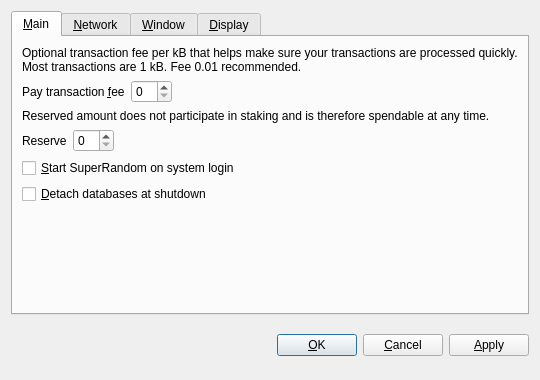
<?xml version="1.0" encoding="UTF-8"?>
<ui version="4.0">
 <class>OptionsDialog</class>
 <widget class="QDialog" name="OptionsDialog">
  <property name="geometry">
   <rect>
    <x>0</x>
    <y>0</y>
    <width>540</width>
    <height>380</height>
   </rect>
  </property>
  <property name="windowTitle">
   <string>Options</string>
  </property>
  <property name="modal">
   <bool>true</bool>
  </property>
  <layout class="QVBoxLayout" name="verticalLayout">
   <item>
    <widget class="QTabWidget" name="tabWidget">
     <property name="tabPosition">
      <enum>QTabWidget::North</enum>
     </property>
     <property name="currentIndex">
      <number>0</number>
     </property>
     <widget class="QWidget" name="tabMain">
      <attribute name="title">
       <string>&amp;Main</string>
      </attribute>
      <layout class="QVBoxLayout" name="verticalLayout_Main">
       <item>
        <widget class="QLabel" name="transactionFeeInfoLabel">
         <property name="text">
          <string>Optional transaction fee per kB that helps make sure your transactions are processed quickly. Most transactions are 1 kB. Fee 0.01 recommended.</string>
         </property>
         <property name="textFormat">
          <enum>Qt::PlainText</enum>
         </property>
         <property name="wordWrap">
          <bool>true</bool>
         </property>
        </widget>
       </item>
       <item>
        <layout class="QHBoxLayout" name="horizontalLayoutFee">
         <item>
          <widget class="QLabel" name="transactionFeeLabel">
           <property name="text">
            <string>Pay transaction &amp;fee</string>
           </property>
           <property name="textFormat">
            <enum>Qt::PlainText</enum>
           </property>
           <property name="buddy">
            <cstring>transactionFee</cstring>
           </property>
          </widget>
         </item>
         <item>
          <widget class="BitcoinAmountField" name="transactionFee"/>
         </item>
         <item>
          <spacer name="horizontalSpacerFee">
           <property name="orientation">
            <enum>Qt::Horizontal</enum>
           </property>
           <property name="sizeHint" stdset="0">
            <size>
             <width>40</width>
             <height>20</height>
            </size>
           </property>
          </spacer>
         </item>
        </layout>
       </item>
       <item>
        <widget class="QLabel" name="reserveBalanceInfoLabel">
         <property name="text">
          <string>Reserved amount does not participate in staking and is therefore spendable at any time.</string>
         </property>
         <property name="textFormat">
          <enum>Qt::PlainText</enum>
         </property>
         <property name="wordWrap">
          <bool>true</bool>
         </property>
        </widget>
       </item>
       <item>
        <layout class="QHBoxLayout" name="horizontalLayoutReserveBalance">
         <item>
          <widget class="QLabel" name="reserveBalanceLabel">
           <property name="text">
            <string>Reserve</string>
           </property>
           <property name="textFormat">
            <enum>Qt::PlainText</enum>
           </property>
           <property name="buddy">
            <cstring>reserveBalance</cstring>
           </property>
          </widget>
         </item>
         <item>
          <widget class="BitcoinAmountField" name="reserveBalance"/>
         </item>
         <item>
          <spacer name="horizontalSpacerReserveBalance">
           <property name="orientation">
            <enum>Qt::Horizontal</enum>
           </property>
           <property name="sizeHint" stdset="0">
            <size>
             <width>40</width>
             <height>20</height>
            </size>
           </property>
          </spacer>
         </item>
        </layout>
       </item>
       <item>
        <widget class="QCheckBox" name="bitcoinAtStartup">
         <property name="toolTip">
          <string>Automatically start SuperRandom after logging in to the system.</string>
         </property>
         <property name="text">
          <string>&amp;Start SuperRandom on system login</string>
         </property>
        </widget>
       </item>
       <item>
        <widget class="QCheckBox" name="detachDatabases">
         <property name="toolTip">
          <string>Detach block and address databases at shutdown. This means they can be moved to another data directory, but it slows down shutdown. The wallet is always detached.</string>
         </property>
         <property name="text">
          <string>&amp;Detach databases at shutdown</string>
         </property>
        </widget>
       </item>
       <item>
        <spacer name="verticalSpacer_Main">
         <property name="orientation">
          <enum>Qt::Vertical</enum>
         </property>
         <property name="sizeHint" stdset="0">
          <size>
           <width>20</width>
           <height>40</height>
          </size>
         </property>
        </spacer>
       </item>
      </layout>
     </widget>
     <widget class="QWidget" name="tabNetwork">
      <attribute name="title">
       <string>&amp;Network</string>
      </attribute>
      <layout class="QVBoxLayout" name="verticalLayout_Network">
       <item>
        <widget class="QCheckBox" name="mapPortUpnp">
         <property name="toolTip">
          <string>Automatically open the SuperRandom client port on the router. This only works when your router supports UPnP and it is enabled.</string>
         </property>
         <property name="text">
          <string>Map port using &amp;UPnP</string>
         </property>
        </widget>
       </item>
       <item>
        <widget class="QCheckBox" name="connectSocks">
         <property name="toolTip">
          <string>Connect to the SuperRandom network through a SOCKS proxy (e.g. when connecting through Tor).</string>
         </property>
         <property name="text">
          <string>&amp;Connect through SOCKS proxy:</string>
         </property>
        </widget>
       </item>
       <item>
        <layout class="QHBoxLayout" name="horizontalLayout_Network">
         <item>
          <widget class="QLabel" name="proxyIpLabel">
           <property name="text">
            <string>Proxy &amp;IP:</string>
           </property>
           <property name="textFormat">
            <enum>Qt::PlainText</enum>
           </property>
           <property name="buddy">
            <cstring>proxyIp</cstring>
           </property>
          </widget>
         </item>
         <item>
          <widget class="QValidatedLineEdit" name="proxyIp">
           <property name="maximumSize">
            <size>
             <width>140</width>
             <height>16777215</height>
            </size>
           </property>
           <property name="toolTip">
            <string>IP address of the proxy (e.g. 127.0.0.1)</string>
           </property>
          </widget>
         </item>
         <item>
          <widget class="QLabel" name="proxyPortLabel">
           <property name="text">
            <string>&amp;Port:</string>
           </property>
           <property name="textFormat">
            <enum>Qt::PlainText</enum>
           </property>
           <property name="buddy">
            <cstring>proxyPort</cstring>
           </property>
          </widget>
         </item>
         <item>
          <widget class="QLineEdit" name="proxyPort">
           <property name="maximumSize">
            <size>
             <width>55</width>
             <height>16777215</height>
            </size>
           </property>
           <property name="toolTip">
            <string>Port of the proxy (e.g. 9050)</string>
           </property>
          </widget>
         </item>
         <item>
          <widget class="QLabel" name="socksVersionLabel">
           <property name="text">
            <string>SOCKS &amp;Version:</string>
           </property>
           <property name="textFormat">
            <enum>Qt::PlainText</enum>
           </property>
           <property name="buddy">
            <cstring>socksVersion</cstring>
           </property>
          </widget>
         </item>
         <item>
          <widget class="QValueComboBox" name="socksVersion">
           <property name="toolTip">
            <string>SOCKS version of the proxy (e.g. 5)</string>
           </property>
          </widget>
         </item>
         <item>
          <spacer name="horizontalSpacer_Network">
           <property name="orientation">
            <enum>Qt::Horizontal</enum>
           </property>
           <property name="sizeHint" stdset="0">
            <size>
             <width>40</width>
             <height>20</height>
            </size>
           </property>
          </spacer>
         </item>
        </layout>
       </item>
       <item>
        <spacer name="verticalSpacer_Network">
         <property name="orientation">
          <enum>Qt::Vertical</enum>
         </property>
         <property name="sizeHint" stdset="0">
          <size>
           <width>20</width>
           <height>40</height>
          </size>
         </property>
        </spacer>
       </item>
      </layout>
     </widget>
     <widget class="QWidget" name="tabWindow">
      <attribute name="title">
       <string>&amp;Window</string>
      </attribute>
      <layout class="QVBoxLayout" name="verticalLayout_Window">
       <item>
        <widget class="QCheckBox" name="minimizeToTray">
         <property name="toolTip">
          <string>Show only a tray icon after minimizing the window.</string>
         </property>
         <property name="text">
          <string>&amp;Minimize to the tray instead of the taskbar</string>
         </property>
        </widget>
       </item>
       <item>
        <widget class="QCheckBox" name="minimizeOnClose">
         <property name="toolTip">
          <string>Minimize instead of exit the application when the window is closed. When this option is enabled, the application will be closed only after selecting Quit in the menu.</string>
         </property>
         <property name="text">
          <string>M&amp;inimize on close</string>
         </property>
        </widget>
       </item>
       <item>
        <spacer name="verticalSpacer_Window">
         <property name="orientation">
          <enum>Qt::Vertical</enum>
         </property>
         <property name="sizeHint" stdset="0">
          <size>
           <width>20</width>
           <height>40</height>
          </size>
         </property>
        </spacer>
       </item>
      </layout>
     </widget>
     <widget class="QWidget" name="tabDisplay">
      <attribute name="title">
       <string>&amp;Display</string>
      </attribute>
      <layout class="QVBoxLayout" name="verticalLayout_Display">
       <item>
        <layout class="QHBoxLayout" name="horizontalLayout_1_Display">
         <item>
          <widget class="QLabel" name="langLabel">
           <property name="text">
            <string>User Interface &amp;language:</string>
           </property>
           <property name="textFormat">
            <enum>Qt::PlainText</enum>
           </property>
           <property name="buddy">
            <cstring>lang</cstring>
           </property>
          </widget>
         </item>
         <item>
          <widget class="QValueComboBox" name="lang">
           <property name="toolTip">
            <string>The user interface language can be set here. This setting will take effect after restarting SuperRandom.</string>
           </property>
          </widget>
         </item>
        </layout>
       </item>
       <item>
        <layout class="QHBoxLayout" name="horizontalLayout_2_Display">
         <item>
          <widget class="QLabel" name="unitLabel">
           <property name="text">
            <string>&amp;Unit to show amounts in:</string>
           </property>
           <property name="textFormat">
            <enum>Qt::PlainText</enum>
           </property>
           <property name="buddy">
            <cstring>unit</cstring>
           </property>
          </widget>
         </item>
         <item>
          <widget class="QValueComboBox" name="unit">
           <property name="toolTip">
            <string>Choose the default subdivision unit to show in the interface and when sending coins.</string>
           </property>
          </widget>
         </item>
        </layout>
       </item>
       <item>
        <widget class="QCheckBox" name="displayAddresses">
         <property name="toolTip">
          <string>Whether to show SuperRandom addresses in the transaction list or not.</string>
         </property>
         <property name="text">
          <string>&amp;Display addresses in transaction list</string>
         </property>
        </widget>
       </item>
       <item>
        <widget class="QCheckBox" name="coinControlFeatures">
         <property name="toolTip">
          <string>Whether to show coin control features or not.</string>
         </property>
         <property name="text">
          <string>Display coin &amp;control features (experts only!)</string>
         </property>
        </widget>
       </item>
       <item>
        <spacer name="verticalSpacer_Display">
         <property name="orientation">
          <enum>Qt::Vertical</enum>
         </property>
         <property name="sizeHint" stdset="0">
          <size>
           <width>20</width>
           <height>40</height>
          </size>
         </property>
        </spacer>
       </item>
      </layout>
     </widget>
    </widget>
   </item>
   <item>
    <layout class="QHBoxLayout" name="horizontalLayout_Buttons">
     <item>
      <spacer name="horizontalSpacer_1">
       <property name="orientation">
        <enum>Qt::Horizontal</enum>
       </property>
       <property name="sizeHint" stdset="0">
        <size>
         <width>40</width>
         <height>48</height>
        </size>
       </property>
      </spacer>
     </item>
     <item>
      <widget class="QLabel" name="statusLabel">
       <property name="font">
        <font>
         <weight>75</weight>
         <bold>true</bold>
        </font>
       </property>
       <property name="text">
        <string/>
       </property>
       <property name="textFormat">
        <enum>Qt::PlainText</enum>
       </property>
       <property name="wordWrap">
        <bool>true</bool>
       </property>
      </widget>
     </item>
     <item>
      <spacer name="horizontalSpacer_2">
       <property name="orientation">
        <enum>Qt::Horizontal</enum>
       </property>
       <property name="sizeHint" stdset="0">
        <size>
         <width>40</width>
         <height>48</height>
        </size>
       </property>
      </spacer>
     </item>
     <item>
      <widget class="QPushButton" name="okButton">
       <property name="text">
        <string>&amp;OK</string>
       </property>
      </widget>
     </item>
     <item>
      <widget class="QPushButton" name="cancelButton">
       <property name="text">
        <string>&amp;Cancel</string>
       </property>
       <property name="autoDefault">
        <bool>false</bool>
       </property>
      </widget>
     </item>
     <item>
      <widget class="QPushButton" name="applyButton">
       <property name="text">
        <string>&amp;Apply</string>
       </property>
       <property name="autoDefault">
        <bool>false</bool>
       </property>
      </widget>
     </item>
    </layout>
   </item>
  </layout>
 </widget>
 <customwidgets>
  <customwidget>
   <class>BitcoinAmountField</class>
   <extends>QSpinBox</extends>
   <header>bitcoinamountfield.h</header>
  </customwidget>
  <customwidget>
   <class>QValueComboBox</class>
   <extends>QComboBox</extends>
   <header>qvaluecombobox.h</header>
  </customwidget>
  <customwidget>
   <class>QValidatedLineEdit</class>
   <extends>QLineEdit</extends>
   <header>qvalidatedlineedit.h</header>
  </customwidget>
 </customwidgets>
 <resources/>
 <connections/>
</ui>
